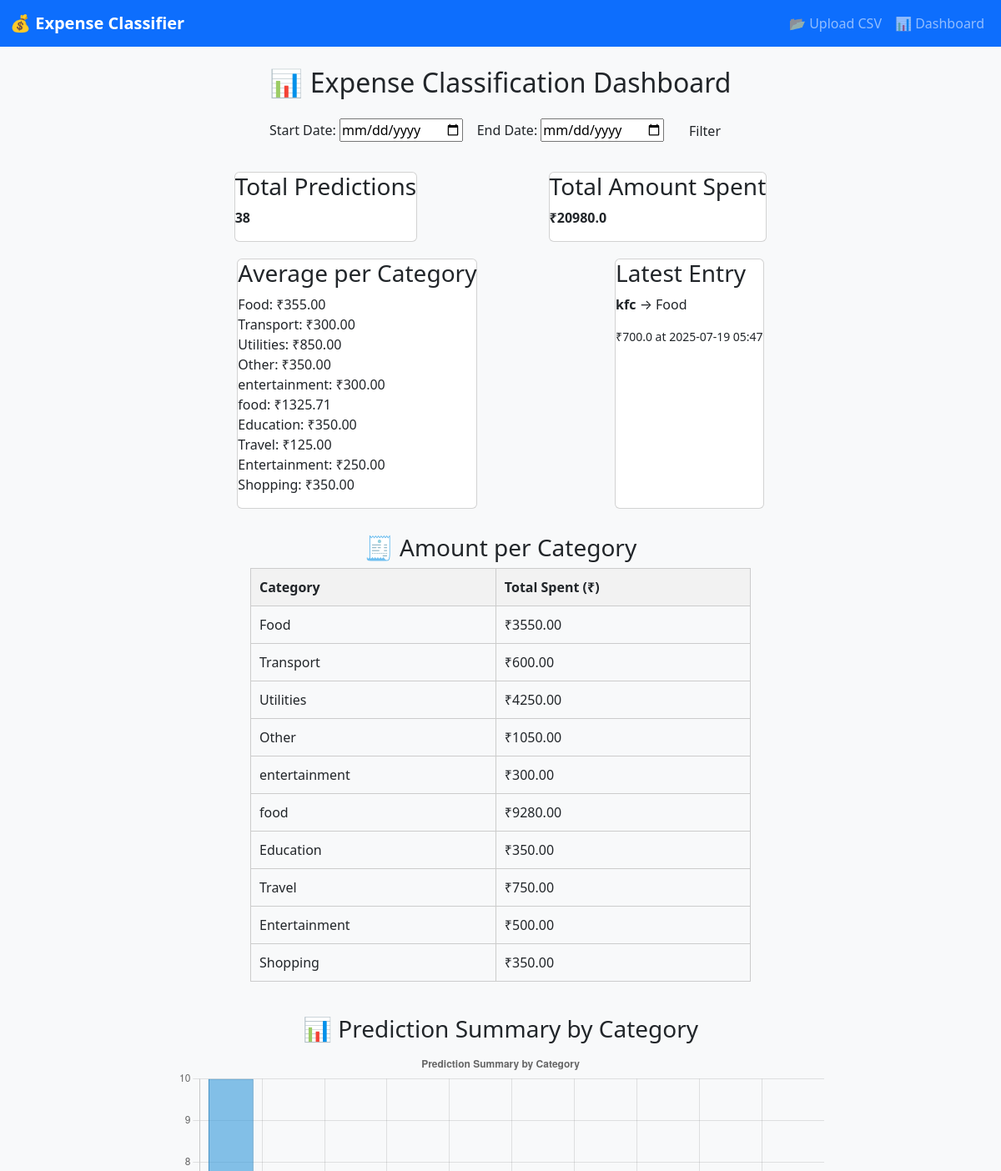
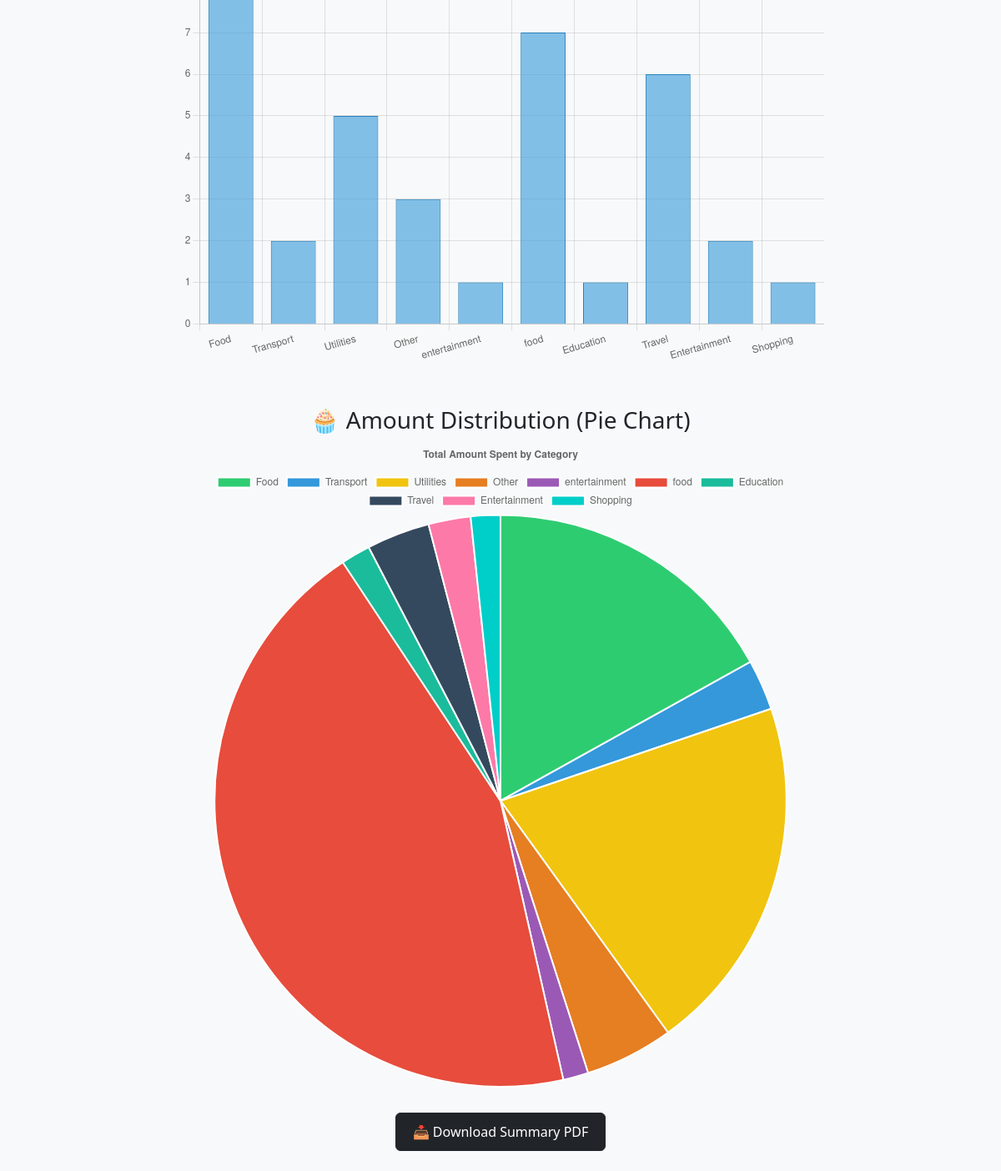
/dashboard/, run on the app's committed database (2 pictures, top to bottom).
### classify/models.py (models this page shows, shortened)
class PredictionHistory(models.Model):
    input_text = models.TextField()
    prediction = models.CharField(max_length=100)
    amount = models.FloatField(default=0.0)  # ✅ New field to store the amount spent
    timestamp = models.DateTimeField(auto_now_add=True)

### classify/views.py (the view)
# urls.py: path('dashboard/', views.dashboard, name='dashboard'),             # Dashboard
def dashboard(request):
    history = PredictionHistory.objects.all().order_by('-timestamp')
    amount_per_category = defaultdict(float)
    count_per_category = defaultdict(int)
    for entry in history:
        amount_per_category[entry.prediction] += float(entry.amount)
        count_per_category[entry.prediction] += 1
    chart_labels = list(count_per_category.keys())
    chart_data = list(count_per_category.values())
    amount_labels = list(amount_per_category.keys())
    amount_data = list(amount_per_category.values())
    total_amount = sum(amount_data)
    total_predictions = history.count()
    avg_per_category = {}
    for cat in amount_per_category:
        if count_per_category[cat] > 0:
            avg_per_category[cat] = amount_per_category[cat] / count_per_category[cat]
    latest = history.first()
    context = {
        'history': history,
        'categories': chart_labels,
        'amounts': amount_data,
        'amount_per_category': dict(amount_per_category),
        'total_amount': total_amount,
        'total': total_predictions,
        'avg_per_category': avg_per_category,
        'latest': latest,
        'labels': chart_labels,
        'data': chart_data,
        'amount_labels': amount_labels,
        'amount_data': amount_data,
    }
    return render(request, 'dashboard.html', context)

### classify/templates/dashboard.html (shortened to what this page needs)
{% extends "base.html" %}
{% block content %}
<h2 class="text-center">📊 Expense Classification Dashboard</h2>
<form method="get" style="text-align:center; margin: 20px 0;">
    <label for="start">Start Date:</label>
    <input type="date" id="start" name="start" value="{{ start_date }}">
    <label for="end">End Date:</label>
    <input type="date" id="end" name="end" value="{{ end_date }}">
    <button type="submit" class="btn">Filter</button>
</form>
<div class="summary" style="display: flex; justify-content: space-around; flex-wrap: wrap; gap: 20px; margin: 30px 0;">
    <div class="card">
        <h3>Total Predictions</h3>
        <p><strong>{{ total }}</strong></p>
    </div>
    <div class="card">
        <h3>Total Amount Spent</h3>
        <p><strong>₹{{ total_amount }}</strong></p>
    </div>
    <div class="card">
        <h3>Average per Category</h3>
        <ul style="list-style: none; padding: 0;">
            {% for cat, avg in avg_per_category.items %}
                <li>{{ cat }}: ₹{{ avg|floatformat:2 }}</li>
            {% endfor %}
        </ul>
    </div>
    <div class="card">
        <h3>Latest Entry</h3>
        {% if latest %}
            <p><strong>{{ latest.input_text }}</strong> → {{ latest.prediction }}</p>
            <small>₹{{ latest.amount }} at {{ latest.timestamp|date:"Y-m-d H:i" }}</small>
        {% else %}
            <p>No entries yet.</p>
        {% endif %}
    </div>
</div>
<div style="max-width: 600px; margin: 0 auto;">
    <h3 style="text-align:center;">🧾 Amount per Category</h3>
    <table style="width:100%; border-collapse: collapse; margin-bottom: 40px;">
        <tr style="background-color: #f2f2f2;">
            <th style="padding: 10px; border: 1px solid #ccc;">Category</th>
            <th style="padding: 10px; border: 1px solid #ccc;">Total Spent (₹)</th>
        </tr>
        {% for cat, amt in amount_per_category.items %}
        <tr>
            <td style="padding: 10px; border: 1px solid #ccc;">{{ cat }}</td>
            <td style="padding: 10px; border: 1px solid #ccc;">₹{{ amt|floatformat:2 }}</td>
        </tr>
        {% endfor %}
    </table>
</div>
<div style="max-width: 800px; margin: 0 auto;">
    <h3 style="text-align:center;">📊 Prediction Summary by Category</h3>
    <canvas id="countChart" style="margin-bottom: 50px;" width="400" height="300"></canvas>
    <h3 style="text-align:center;">🧁 Amount Distribution (Pie Chart)</h3>
    <canvas id="amountPieChart" width="400" height="300"></canvas>
</div>
<div style="text-align: center; margin-top: 30px;">
    <a href="{% url 'export_pdf' %}" class="btn btn-dark" style="padding: 10px 20px; text-decoration: none;">
        📥 Download Summary PDF
    </a>
</div>
<script>
    const labels = JSON.parse(document.getElementById('labels-data').textContent);
    const data = JSON.parse(document.getElementById('chart-data').textContent);
    const amountLabels = JSON.parse(document.getElementById('amount-labels').textContent);
    const amountData = JSON.parse(document.getElementById('amount-data').textContent);
    // Bar Chart
    new Chart(document.getElementById('countChart').getContext('2d'), {
        type: 'bar',
        data: {
            labels: labels,
            datasets: [{
                label: 'Category Counts',
                data: data,
                backgroundColor: 'rgba(52, 152, 219, 0.6)',
                borderColor: 'rgba(41, 128, 185, 1)',
                borderWidth: 1
            }]
        },
        options: {
            responsive: true,
            plugins: {
                legend: { display: false },
                title: {
                    display: true,
                    text: 'Prediction Summary by Category'
                }
            },
            scales: {
                y: {
                    beginAtZero: true,
                    ticks: { stepSize: 1 }
                }
            }
        }
    });
    // Pie Chart
    new Chart(document.getElementById('amountPieChart').getContext('2d'), {
        type: 'pie',
        data: {
            labels: amountLabels,
            datasets: [{
                label: 'Amount Spent per Category',
                data: amountData,
                backgroundColor: [
                    '#2ecc71', '#3498db', '#f1c40f', '#e67e22',
                    '#9b59b6', '#e74c3c', '#1abc9c', '#34495e',
                    '#fd79a8', '#00cec9'
                ]
            }]
        },
        options: {
            responsive: true,
            plugins: {
                title: {
                    display: true,
                    text: 'Total Amount Spent by Category'
                }
            }
        }
    });
</script>
{% endblock %}

### classify/templates/base.html (shortened to what this page needs)
<!DOCTYPE html>
<html lang="en">
<head>
    <link href="https://cdn.jsdelivr.net/npm/bootstrap@5.3.0/dist/css/bootstrap.min.css" rel="stylesheet">
    <link href="https://cdnjs.cloudflare.com/ajax/libs/font-awesome/6.4.0/css/all.min.css" rel="stylesheet">
</head>
<body>
<nav class="navbar navbar-expand-lg navbar-dark bg-primary">
    <div class="container-fluid">
        <a class="navbar-brand" href="/">💰 Expense Classifier</a>
        <div class="collapse navbar-collapse" id="navbarContent">
            <ul class="navbar-nav ms-auto">
                <li class="nav-item">
                    <a class="nav-link" href="{% url 'upload_csv' %}">📂 Upload CSV</a>
                </li>
                <li class="nav-item">
                    <a class="nav-link" href="{% url 'dashboard' %}">📊 Dashboard</a>
                </li>
            </ul>
        </div>
    </div>
</nav>
<main class="container py-4">
    {% block content %}
    {% endblock %}
</main>
</body>
</html>

### classify/templates/base.html (style rules this page uses)
body { background-color: #f8f9fa; }
.navbar-brand { font-weight: bold; }
.container { max-width: 800px; }

### data on the page
PredictionHistory: avg_per_category "Food", input_text "kfc", prediction "Food", amount "700.0", timestamp "2025-07-19 05:47", amount_per_category "Food"
PredictionHistory: avg_per_category "Transport", amount_per_category "Transport"
PredictionHistory: avg_per_category "Utilities", amount_per_category "Utilities"
PredictionHistory: avg_per_category "Other", amount_per_category "Other"
PredictionHistory: avg_per_category "entertainment", amount_per_category "entertainment"
PredictionHistory: avg_per_category "food", amount_per_category "food"
PredictionHistory: avg_per_category "Education", amount_per_category "Education"
PredictionHistory: avg_per_category "Travel", amount_per_category "Travel"
PredictionHistory: avg_per_category "Entertainment", amount_per_category "Entertainment"
PredictionHistory: avg_per_category "Shopping", amount_per_category "Shopping"

### other printed values
{{ total }} "38"
{{ total_amount }} "20980.0"
{{ avg|floatformat:2 }} "355.00" "300.00" "850.00" "350.00" "300.00" "1325.71" "350.00" "125.00" "250.00" "350.00"
{{ amt|floatformat:2 }} "3550.00" "600.00" "4250.00" "1050.00" "300.00" "9280.00" "350.00" "750.00" "500.00" "350.00"
